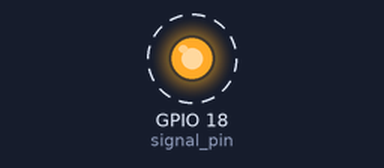
Bench run of a program on a simulated Raspberry Pi (BCM pin numbers). Parts: output pins drawn as LEDs (lit = HIGH). Dashed ring = blinking.

Above: at 0.05 s.
Timing chart, 0 to 3.0 s (numbered marks = the images above):
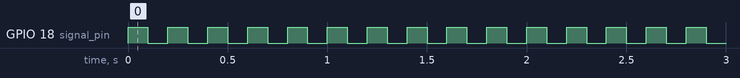

The program:

blink.py
```python
# LED 깜빡이기

import RPi.GPIO as GPIO
import time

signal_pin = 18

# GPIO.setmode(GPIO.BOARD) #
GPIO.setmode(GPIO.BCM)
GPIO.setup(signal_pin, GPIO.OUT)

while (True):
    GPIO.output(signal_pin, True)
    time.sleep(0.1)
    GPIO.output(signal_pin, False)
    time.sleep(0.1)
```

Measured:
- by itself, GPIO 18 (signal_pin): alternates HIGH for 0.10 s and LOW for 0.10 s
